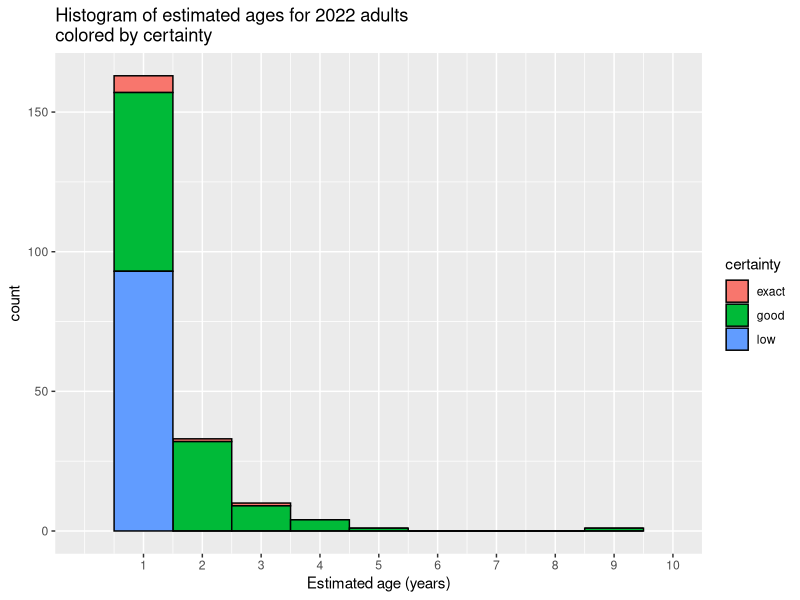
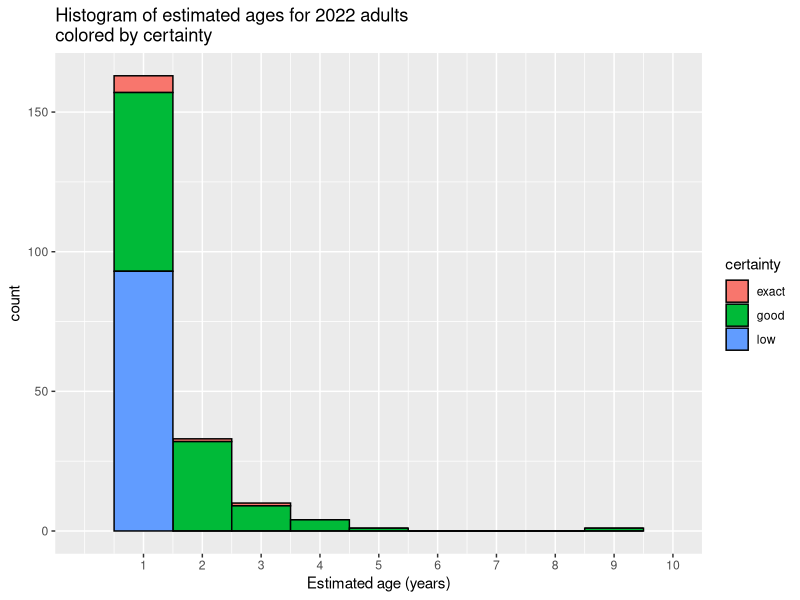

R code for these plots, in order:
################################################################################
# Script to calculate estimated age of birds from 2022 using longitudinal database
# Heather Kenny-Duddela
# May 29, 2024
################################################################################

### libraries
library(dplyr)
library(ggplot2)


### load data

# 2022 adult banding data
band <- read.csv("2022 Adult Data_2022-12-27.csv")

# adult database
adult <- read.csv("AdultData2008-2023_withColor.csv")
# nestling database
nestling <- read.csv("NestlingData2008-2022.csv")

# pull out instances of 2022 adults from adult database
# since database includes banding through 2023, all 2022 adults will show up
adult2 <- adult[adult$band %in% band$band, ]

# pull out instances of 2022 adults from nestling banding
nestling2 <- nestling[nestling$band %in% band$band, ]

# only keep band, date, site, sex
adult3 <- adult2 %>% select(band, site, date_captured, sex, recap)
colnames(adult3)[3] <- "date"

nestling3 <- nestling2 %>% select(band, site, date)
nestling3$sex <- NA
nestling3$recap <- NA

# combine nestling and adult resights
both <- rbind(adult3, nestling3)

# for each bird, get first sighting and calculate estimated age
age <- both %>% group_by(band) %>%
  summarise(first_date = min(date), 
            first_year = as.numeric(substr(first_date, 1, 4)),
            index = which(date == first_date),
            adult.nestl = sex[index])

# check for duplicated bands
dup <- age[duplicated(age$band), ]
# remove duplicate
age2 <- age[-which(duplicated(age$band)), ]

# calculate age as number of years breeding. So birds first seen in 2022 get 1
# instead of zero
age$est.age <- 2023 - age$first_year
# for birds first caught as nestlings, they are zero in the first year, so 
# subtract one from the estimated age. Unknown sex is usual a fledgling
age$est.age[which(is.na(age$adult.nestl) | age$adult.nestl=="unknown")] <- 
  age$est.age[which(is.na(age$adult.nestl)|
                      age$adult.nestl=="unknown")] -1

# add site from 2022
age2 <- left_join(age, select(band, band, site), by="band")
colnames(age2)[7] <- "site_2022"

# add column for age certainty score
# "exact" means banded as neslting, "good" means the site previously had a high
# banding effort for adults, "low" means the site was not fully banded in previous
# years so unbanded birds could be older than 1

# check adult banding from 2021
prev.year <- subset(adult, adult$year==2021)
# count up adults from each site in 2020
prev.year.sum <- prev.year %>% group_by(site) %>%
  summarise(adults.band = n())

age2$certainty <- "low"
age2$certainty[which(age2$site_2022 == "Make Believe" |
                       age2$site_2022 == "Grizz" |
                       age2$site_2022 == "Blue Cloud" |
                       age2$site_2022 == "Schaap " |
                       age2$site_2022 == "Mary Ann's" |
                       age2$site_2022 == "Struthers" |
                       age2$site_2022 == "Cooks" |
                       age2$site_2022 == "Urban Farm Girlz" |
                       age2$site_2022 == "Cathy's" )] <- "good"
age2$certainty[which(age2$first_year<=2021)] <- "good" # known ASY
age2$certainty[which(is.na(age2$adult.nestl) |
                             age2$adult.nestl=="unknown")] <- "exact"


# histogram of ages colored by certainty
ggplot(age2, aes(x=est.age, fill=certainty)) + 
  geom_histogram(binwidth = 1, color="black") +
  scale_x_continuous(name="Estimated age (years)", limits=c(0,10), breaks=c(1:10)) +
  ggtitle("Histogram of estimated ages for 2022 adults\ncolored by certainty")

ggsave("adult ages 2022 histogram.png")

# save table of ages
write.csv(age2, "table of estimated ages 2022.csv")

